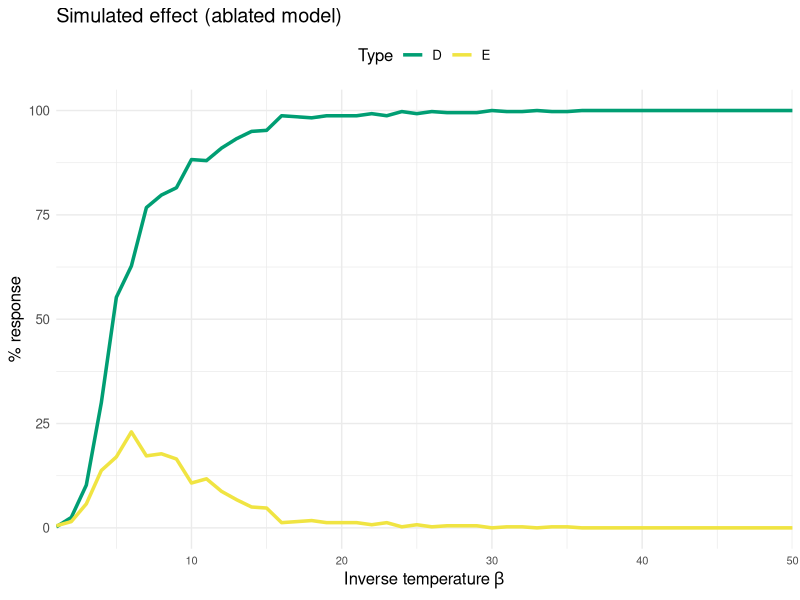
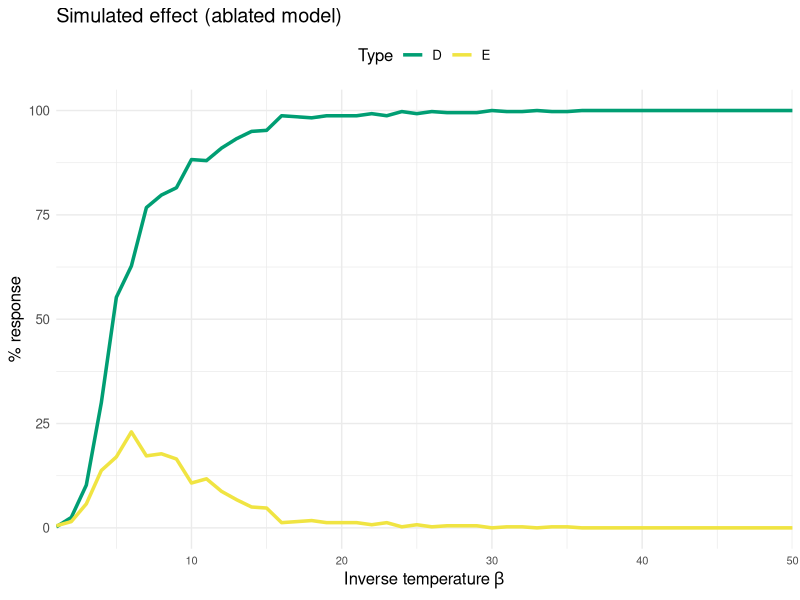

R code for these plots, in order:
library(ggplot2)

pd <- position_dodge(.1)
cbPalette <- c("#009E73", "#F0E442")

d1<-read.csv('data/noadaptatione.csv')
d2<-read.csv('data/noadaptationd.csv')

dp1<-data.frame("X"=1:50, "Y1"=d1['X0'] * 100, "Y2"=d2['X0'] * 100)

ggp1 <- ggplot(dp1, aes(x=X)) +       # Create ggplot2 plot
  theme_minimal() +
  scale_color_manual(values=cbPalette)+
  labs(x = expression("Inverse temperature" ~ beta),
       y = "% response",
       color = "Type") +
  scale_y_continuous(limits = c(-5,105), expand = c(0, 0)) +
  scale_x_continuous(limits = c(1,50), expand = c(0, 0)) +
  geom_line(aes(y = X0.1, color = "D"), size=1.2) + 
  geom_line(aes(y = X0, color = "E"), size=1.2) +
  theme(text = element_text(size=12,  family="sans"),
        axis.text.x = element_text(size = 8))+
  theme(legend.position = "top") +
  ggtitle("Simulated effect (ablated model)")
ggp1            

ggsave(
  'figures/noadaption.pdf',
  width = 3.5,
  height = 3,
)

